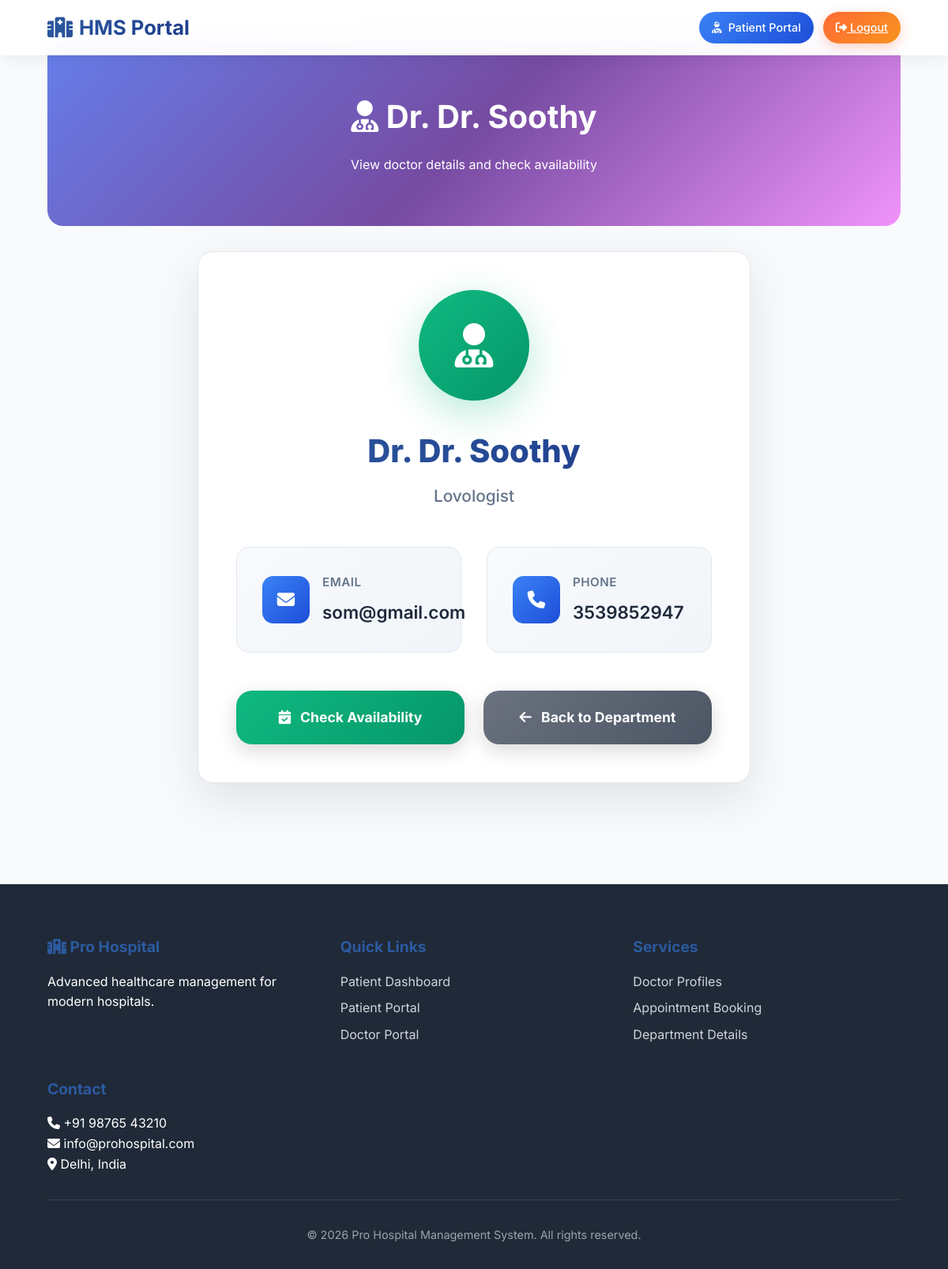
Page /patient/view_details/7 (signed in) on the committed database.
### models.py (models this page shows)
class Doctor(db.Model, UserMixin):
    id = db.Column(db.Integer,primary_key = True, unique=True)
    doc_name = db.Column(db.String(100), nullable=False)
    speciality = db.Column(db.String(100),nullable=False)
    doc_email = db.Column(db.String(100), unique=True, nullable=False)
    doc_phone = db.Column(db.String(10), unique=True, nullable=False)
    doc_password = db.Column(db.String(16), nullable = False)
    department_id = db.Column(db.Integer, db.ForeignKey('department.id'), nullable=False)
    appointments = db.relationship('Appointment', backref='doctor', lazy=True)

### app.py (the view)
@app.route('/patient/view_details/<int:doctor_id>')
@login_required
def view_details(doctor_id):
    doctor = Doctor.query.get_or_404(doctor_id)
    return render_template('./patient/view_details.html', doctor=doctor)

### app.py (called while the page is built)
@loginmanager.user_loader
def load_user(user_id):
     return (
         Admin.query.get(int(user_id)) or
         Doctor.query.get(int(user_id)) or
         Patient.query.get(int(user_id))
     )

### templates/patient/view_details.html (shortened to what this page needs)
<!DOCTYPE html>
<html lang="en">
<head>
    <link href="https://cdnjs.cloudflare.com/ajax/libs/font-awesome/6.4.0/css/all.min.css" rel="stylesheet">
</head>
<body>
    <nav class="navbar">
        <div class="logo">
            <i class="fas fa-hospital"></i> HMS Portal
        </div>
        <div class="nav-actions">
            <a href="{{ url_for('patient_dashboard') }}" class="user-profile">
                <i class="fas fa-user-injured"></i>
                Patient Portal
            </a>
            <a href="{{ url_for('patient_logout') }}" class="logout-btn">
                <i class="fas fa-sign-out-alt"></i> Logout
            </a>
        </div>
    </nav>
    <div class="main-content">
        <section class="page-hero">
            <h1><i class="fas fa-user-md"></i> Dr. {{ doctor.doc_name }}</h1>
            <p>View doctor details and check availability</p>
        </section>
        <div class="doctor-container">
            <div class="doctor-avatar">
                <i class="fas fa-user-md"></i>
            </div>
            <div class="doctor-header">
                <h1 class="doctor-name">Dr. {{ doctor.doc_name }}</h1>
                <div class="doctor-title">{{ doctor.speciality }}</div>
            </div>
            <div class="info-grid">
                <div class="info-item">
                    <div class="info-icon">
                        <i class="fas fa-envelope"></i>
                    </div>
                    <div class="info-content">
                        <div class="info-label">Email</div>
                        <div class="info-value">{{ doctor.doc_email }}</div>
                    </div>
                </div>
                <div class="info-item">
                    <div class="info-icon">
                        <i class="fas fa-phone"></i>
                    </div>
                    <div class="info-content">
                        <div class="info-label">Phone</div>
                        <div class="info-value">{{ doctor.doc_phone }}</div>
                    </div>
                </div>
            </div>
            <div class="btn-group">
                <a href="{{ url_for('check_availabity', doctor_id=doctor.id) }}" class="btn btn-primary">
                    <i class="fas fa-calendar-check"></i> Check Availability
                </a>
                <a href="{{ url_for('department_details', department_id=doctor.department_id) }}" class="btn btn-secondary">
                    <i class="fas fa-arrow-left"></i> Back to Department
                </a>
            </div>
        </div>
    </div>
    <footer class="footer">
        <div class="footer-content">
            <div class="footer-section">
                <h3><i class="fas fa-hospital"></i> Pro Hospital</h3>
                <p>Advanced healthcare management for modern hospitals.</p>
            </div>
            <div class="footer-section">
                <h3>Quick Links</h3>
                <a href="{{ url_for('patient_dashboard') }}">Patient Dashboard</a>
                <a href="/patient/login">Patient Portal</a>
                <a href="/doctor/login">Doctor Portal</a>
            </div>
            <div class="footer-section">
                <h3>Services</h3>
                <a href="#">Doctor Profiles</a>
                <a href="#">Appointment Booking</a>
                <a href="#">Department Details</a>
            </div>
            <div class="footer-section">
                <h3>Contact</h3>
                <p><i class="fas fa-phone"></i> +91 98765 43210</p>
                <p><i class="fas fa-envelope"></i> info@prohospital.com</p>
                <p><i class="fas fa-map-marker-alt"></i> Delhi, India</p>
            </div>
        </div>
        <div class="footer-bottom">
            <p>&copy; 2026 Pro Hospital Management System. All rights reserved.</p>
        </div>
    </footer>
</body>
</html>

### rows in the picture
Doctor: doc_name "Dr. Soothy", speciality "Lovologist", doc_email "som@gmail.com", doc_phone "3539852947"
